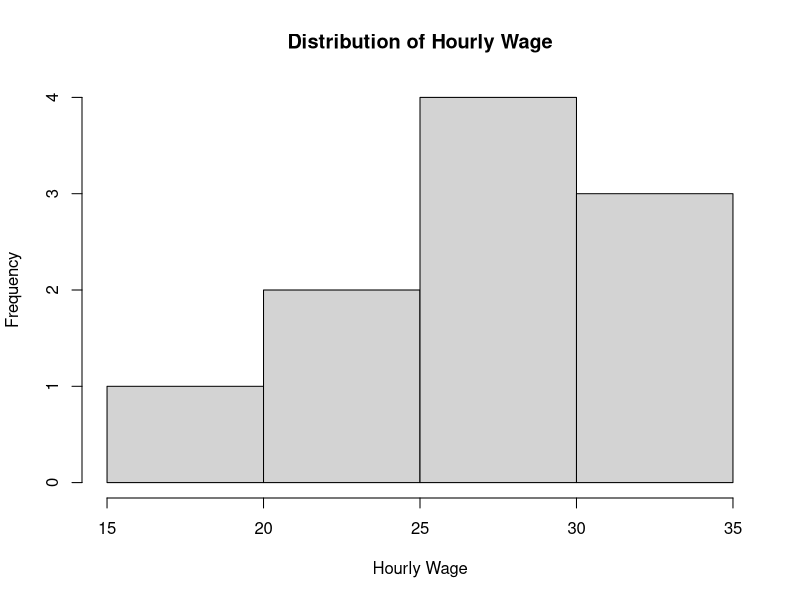
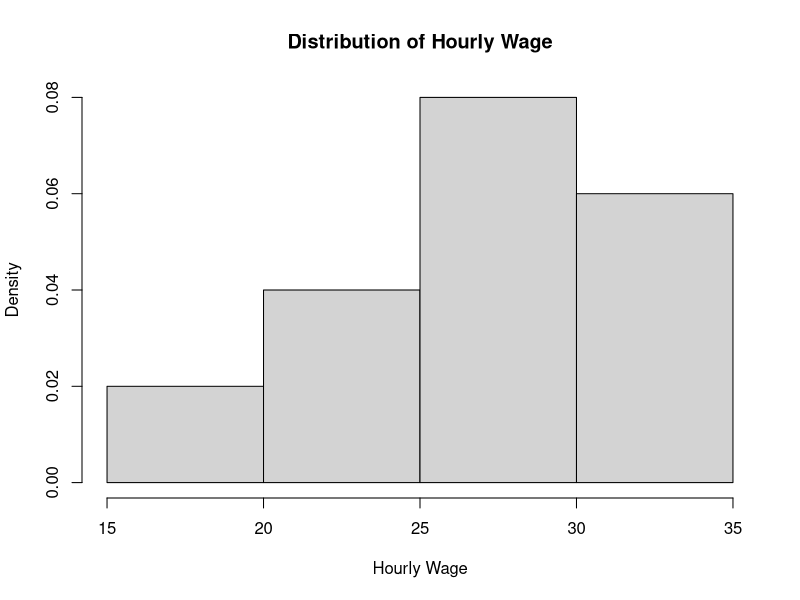

The R source for these figures, in order:
data <-read.csv("table2.csv")
head(data)

hist_wage <-hist(data$wage,xlab="Hourly Wage", ylab="Frequency", main="Distribution of Hourly Wage")
hist_wage_density <-hist(data$wage,freq=FALSE,xlab="Hourly Wage", ylab="Density", main="Distribution of Hourly Wage")